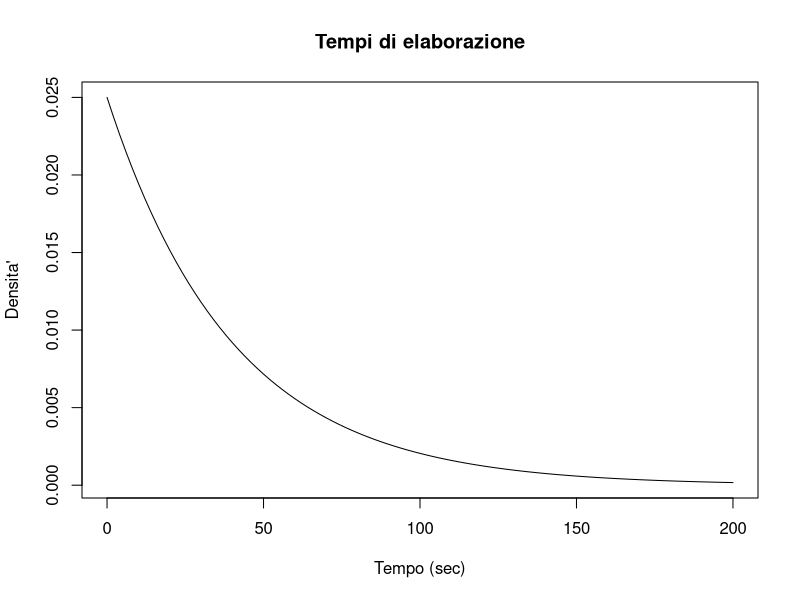
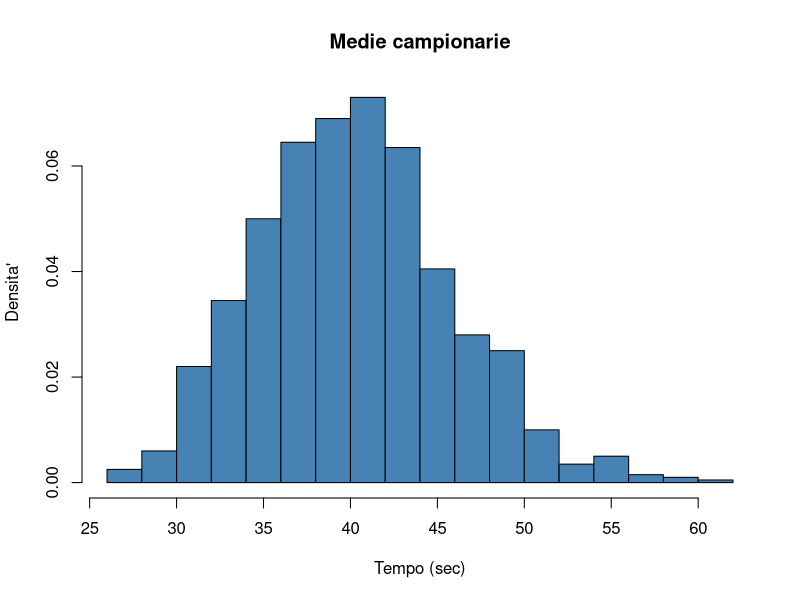
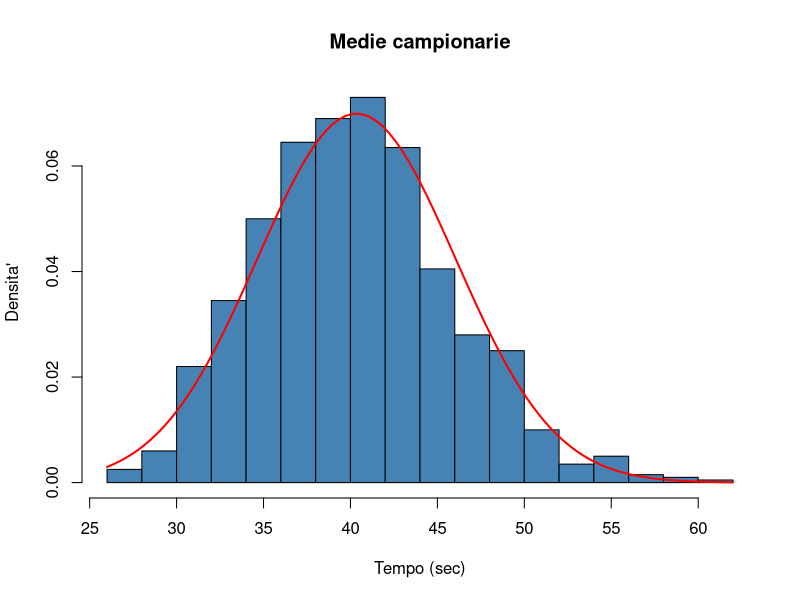
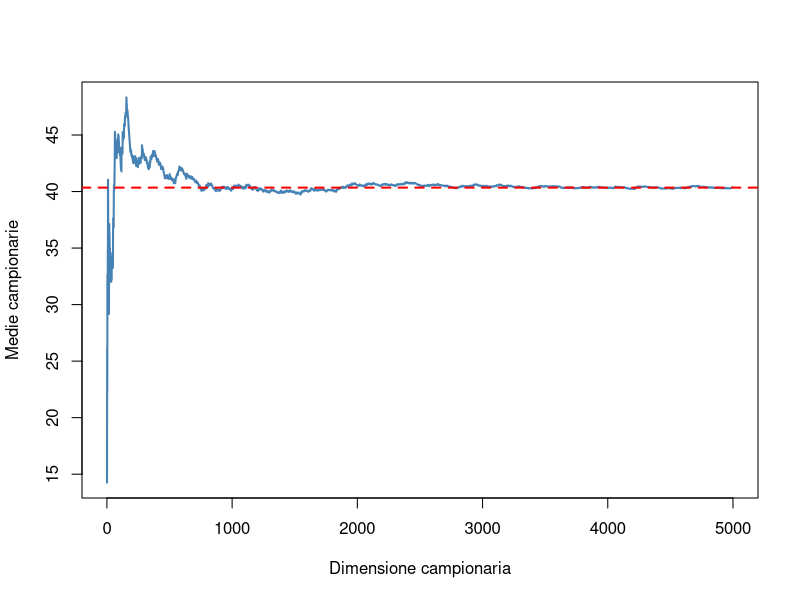

Write R code to recreate these figures, in order.
## ---- chunk 1
knitr::opts_chunk$set(echo = TRUE, error = TRUE)
## ---- chunk 2
curve(dexp(x, rate = 1 / 40), main = "Tempi di elaborazione", xlim = c(0, 200), xlab = "Tempo (sec)", ylab = "Densita'")
## ---- chunk 3
## fissiamo il seme del generatore pseudo-casuale per garantire la reproducibilita' delle analisi 
set.seed(123)
## simulazioni
popolazione <- rexp(n = 5000, rate = 1 / 40)
## ---- chunk 4
media.pop <- mean(popolazione)
media.pop
## ---- chunk 5
campione <- sample(popolazione, size = 50)
## prime osservazioni del campione
head(campione)
## ---- chunk 6
mean(campione)
## ---- chunk 7
mean(sample(popolazione, size = 50))
## ---- chunk 8
medie <- replicate(1000, mean(sample(popolazione, size = 50)))
## ---- chunk 9
range(medie)
## oppure
min(medie); max(medie)
## ---- chunk 10
mean(medie)
## ---- chunk 11
hist(medie, col = "steelblue", main = "Medie campionarie", xlab = "Tempo (sec)", ylab = "Densita' ", freq = FALSE, breaks = 15)  
## ---- chunk 12
hist(medie, col = "steelblue", main = "Medie campionarie", xlab = "Tempo (sec)", ylab = "Densita' ", freq = FALSE, breaks = 15)
curve(dnorm(x, mean = media.pop, sd = media.pop / sqrt(50)), add = TRUE, col = "red", lwd = 2) ## lwd = 2 indica uno spessore (`line width') doppio rispetto al valore di default
## ---- chunk 13
## fissiamo il seme del generatore pseudo-casuale per
## garantire la reproducibilita' delle analisi 
set.seed(5555) 
permutazione <- sample(popolazione) 
## permutazione ha la stessa dimensione di popolazione
length(permutazione)
## le prime sei osservazioni permutate
head(permutazione)
## ---- chunk 14
numeratori <- cumsum(permutazione)
## i denominatori sono la sequenza di numeri da 1 a 5000
denominatori <- 1:5000
head(denominatori)
medie <- numeratori / denominatori
## medie ha dimensione 5000
length(medie)
## le prime sei medie...
head(medie)
## ---- chunk 15
## grafico a dispersione della sequenza di medie campionarie
plot(medie, col = "steelblue", type = "l", lwd = 2, ylab = "Medie campionarie", xlab = "Dimensione campionaria") 
## type = "l" indica di disegnare una linea ('l')
## aggiungiamo una linea tratteggiata rossa orizzontale corrispondente alla media di popolazione:
abline(h = media.pop, lty = "dashed", col = "red", lwd = 2) 
